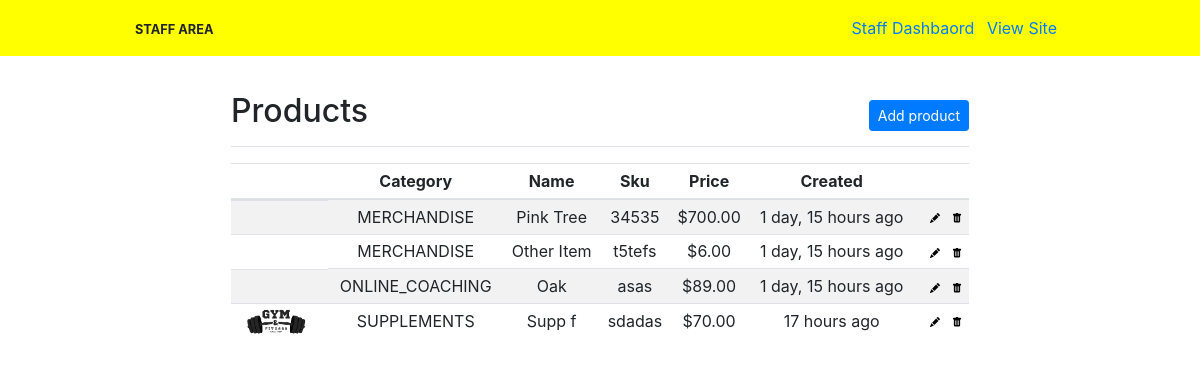
/staff/products (signed in), run on the app's committed database.
### store/models.py (models this page shows, shortened)
class Product(models.Model):
    SUPPLEMENTS = "SUPPLEMENTS"
    MERCHANDISE = "MERCHANDISE"
    ONLINE_COACHING = "ONLINE_COACHING"
    CATEGORIES = [
        (SUPPLEMENTS, "Supplements"),
        (MERCHANDISE, "Merchandise"),
        (ONLINE_COACHING, "Online Coaching"),
    ]
    name = models.CharField(max_length=100)
    image_url = models.URLField()
    category = models.CharField(max_length=15, choices=CATEGORIES)
    sku = models.CharField(max_length=30)
    price_cents = models.IntegerField()
    description = models.TextField(max_length=500, null=True)
    created = models.DateTimeField(auto_now_add=True)
    @property
    def price_whole(self):
        return self.price_cents / 100
    @property
    def price_pretty(self):
        return f"${'%.2f' % self.price_whole}"

### staff/views.py (the view)
# urls.py: path('products', staff_views.product_list, name='product_list'),
@staff_member_required
def product_list(request):
    products = Product.objects.all()
    return render(
        request, "product_list.html", {"title": "Products", "products": products}
    )

### staff/templates/product_list.html (shortened to what this page needs)
{% extends "base_staff.html" %}
{% load humanize %}
{% block content %}
    <div class="d-flex justify-content-between flex-wrap flex-md-nowrap align-items-center pt-3 pb-2 mb-3 border-bottom">
        <h1 class="h2">Products</h1>
        <div class="btn-toolbar mb-2 mb-md-0">
            <a href="{% url 'add_product' %}" class="btn btn-sm btn-primary">
                Add product
            </a>
        </div>
    </div>
    <div class="table-responsive">
        <table class="table table-striped table-sm text-center align-middle">
            <thead>
            <tr>
                <th></th>
                <th>Category</th>
                <th>Name</th>
                <th>Sku</th>
                <th>Price</th>
                <th>Created</th>
                <th></th>
            </tr>
            </thead>
            <tbody>
            {% for product in products %}
                <tr>
                    <td class="d-flex align-items-center text-start">
                        <img src="{{ product.image_url }}" width="80" alt="{{ product.title }}">
                    </td>
                    <td>{{ product.category }}</td>
                    <td>{{ product.name }}</td>
                    <td>{{ product.sku }}</td>
                    <td>{{ product.price_pretty }}</td>
                    <td>{{ product.created|naturaltime }}</td>
                    <td>
                        <a href="{% url 'edit_product' product.pk %}" class="text-decoration-none mx-2">
                        </a>
                        <a href="{% url 'delete_product' product.pk %}">
                        </a>
                    </td>
                </tr>
            {% endfor %}
            </tbody>
        </table>
    </div>
{% endblock %}

### static/css/style.css (style rules this page uses)
* { padding: 0%; margin: 0%; -webkit-box-sizing: border-box; box-sizing: border-box; }
body { overflow-x: hidden; display: -webkit-box; display: -ms-flexbox; display: flex; -webkit-box-orient: vertical; -webkit-box-direction: normal; -ms-flex-direction: column; flex-direction: column; margin: 0px; padding: 0px; padding: 0; margin: 0; height: 100%; font-family: "roboto", sans-serif; }

### data on the page
Product: category "MERCHANDISE", name "Pink Tree", sku "34535", price_pretty "$700.00", created "1 day, 15 hours ago"
Product: category "MERCHANDISE", name "Other Item", sku "t5tefs", price_pretty "$6.00", created "1 day, 15 hours ago"
Product: category "ONLINE_COACHING", name "Oak", sku "asas", price_pretty "$89.00", created "1 day, 15 hours ago"
Product: image_url (picture), category "SUPPLEMENTS", name "Supp f", sku "sdadas", price_pretty "$70.00", created "17 hours ago"
